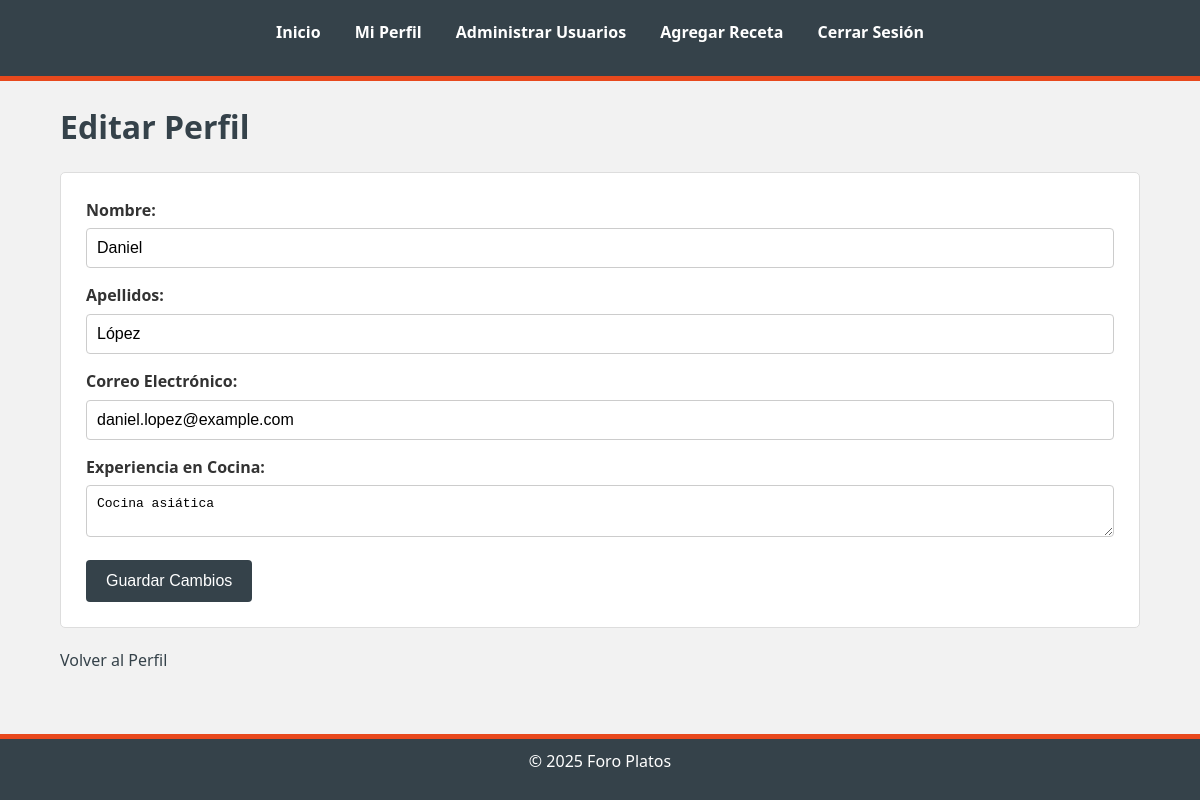
The app's page /index.php?controller=Usuario&action=modificarPerfil (signed in) with its own data.
### tables this page shows
CREATE TABLE `usuarios` (
  `id_usuario` int NOT NULL,
  `nombre_usuario` varchar(50) NOT NULL,
  `contrasena` varchar(255) NOT NULL,
  `nombre` varchar(50) DEFAULT NULL,
  `apellidos` varchar(50) DEFAULT NULL,
  `email` varchar(100) NOT NULL,
  `experiencia` varchar(200) DEFAULT NULL,
  `rol` enum('usuario','usuario_registrado','administrador') DEFAULT 'usuario'
);

### config/database.php (called while the page is built)
<?php
class Database {
    public static function connect() {
        $host = 'mysql-db';
        $dbname = 'foroplatos';
        $username = 'admin';
        $password = 'admin';
        $connection = new PDO("mysql:host=$host;dbname=$dbname;charset=utf8", $username, $password);
        return $connection;
    }
}
?>

### dao/UsuarioDAO.php (called while the page is built, shortened)
<?php
require_once 'config/database.php';
require_once 'models/Usuario.php';
class UsuarioDAO {
    private $db;
    public function __construct() {
        $this->db = Database::connect();
    }
    public function obtenerUsuarioPorId($id_usuario) {
        $sql = "SELECT * FROM usuarios WHERE id_usuario = :id_usuario";
        $stmt = $this->db->prepare($sql);
        $stmt->bindParam(':id_usuario', $id_usuario);
        $stmt->execute();
        $usuarioData = $stmt->fetch(PDO::FETCH_ASSOC);
        if ($usuarioData) {
            return new Usuario(
                $usuarioData['id_usuario'],
                $usuarioData['nombre_usuario'],
                $usuarioData['contrasena'],
                $usuarioData['nombre'],
                $usuarioData['apellidos'],
                $usuarioData['email'],
                $usuarioData['experiencia'],
                $usuarioData['rol']
            );
        } else {
            return null;
        }
    }
}
?>

### models/Usuario.php (called while the page is built, shortened)
<?php
class Usuario {
    public function __construct($id_usuario = null, $nombre_usuario = null, $contrasena = null, $nombre = null, $apellidos = null, $email = null, $experiencia = null, $rol = null) {
        $this->id_usuario = $id_usuario;
        $this->nombre = $nombre;
        $this->apellidos = $apellidos;
        $this->email = $email;
        $this->experiencia = $experiencia;
    }
}
?>

### views/usuario/editar_perfil.php (the view, shortened to what this page needs)
<?php
include 'views/header.php';
?>
<h1>Editar Perfil</h1>
<form action="index.php?controller=Usuario&action=modificarPerfil" method="post">
    <label for="nombre">Nombre:</label>
    <input type="text" name="nombre" value="<?php echo $usuario->nombre; ?>"><br>
    <label for="apellidos">Apellidos:</label>
    <input type="text" name="apellidos" value="<?php echo $usuario->apellidos; ?>"><br>
    <label for="email">Correo Electrónico:</label>
    <input type="email" name="email" value="<?php echo $usuario->email; ?>" required><br>
    <label for="experiencia">Experiencia en Cocina:</label>
    <textarea name="experiencia"><?php echo $usuario->experiencia; ?></textarea><br>
    <input type="submit" value="Guardar Cambios">
</form>
<a href="index.php?controller=Usuario&action=verPerfil&id=<?php echo $usuario->id_usuario; ?>">Volver al Perfil</a>
<?php include 'views/footer.php'; ?>

### css/estilos.css (style rules this page uses)
* { margin: 0; padding: 0; box-sizing: border-box; }
body { font-family: 'Segoe UI', Tahoma, Geneva, Verdana, sans-serif; background-color: #f2f2f2; color: #333; line-height: 1.6; }
h1, h2, h3 { margin-bottom: 20px; color: #35424a; }
a { color: #35424a; text-decoration: none; transition: color 0.3s; text-align: center; }
form { background-color: #ffffff; padding: 25px; margin-bottom: 20px; border: 1px solid #dddddd; border-radius: 5px; }
form label { display: block; margin-bottom: 5px; font-weight: bold; }
form input[type="text"], form input[type="password"], form input[type="email"], form input[type="time"], form textarea, form select { width: 100%; padding: 10px; margin-bottom: 15px; border: 1px solid #cccccc; border-radius: 4px; font-size: 1em; }
form input[type="submit"], form button { background-color: #35424a; color: #ffffff; padding: 12px 20px; border: none; border-radius: 4px; cursor: pointer; font-size: 1em; transition: background-color 0.3s; }

### records on screen
usuarios: nombre "Daniel", apellidos "López", email "daniel.lopez@example.com", experiencia "Cocina asiática"
